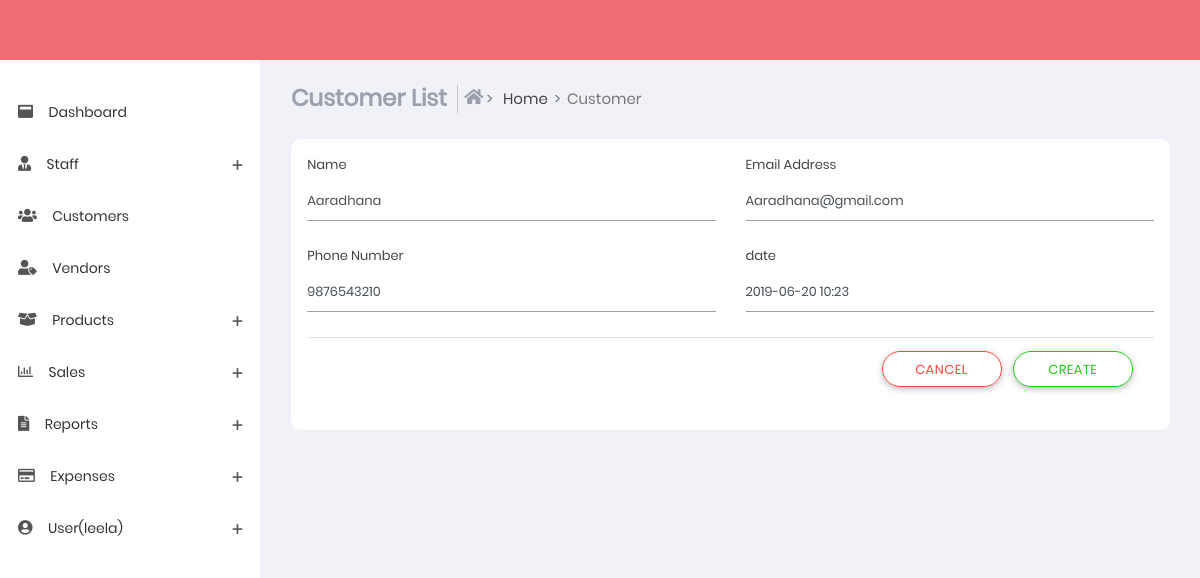
The page /customer_edit/7 (signed in) on the database its author committed.
### sub_part/models.py (models this page shows, shortened)
class customerlists(models.Model):
    name = models.CharField(max_length=100)
    email = models.EmailField()
    phone_number = models.IntegerField()
    date = models.DateTimeField()
    total_sales = models.IntegerField()
    total = models.IntegerField()

### sub_part/views.py (the view)
# urls.py: path('customer_edit/<int:id>',views.customer_edit,name='customer_edit'),
@login_required(login_url='login')
def customer_edit(request,id):
    temp = customerlists.objects.get(id=id)
    return render(request,'customer_edit.html',{'temp':temp,'u':request.user})

### templates/customer_edit.html (shortened to what this page needs)
{% extends 'base.html' %}
{% load static %}
{% block content %}
<section class="content">
    <div class="container-fluid">
        <div class="block-header">
            <div class="row">
                <div class="col-xs-12 col-sm-12 col-md-10 col-lg-10">
                    <ul class="breadcrumb breadcrumb-item ">
                        <li class="breadcrumb-item">
                            <h4 class="page-title">Customer List</h4>
                        </li>
                        <li class="breadcrumb-item bcrumb-1">
                            <a href="index">
                                <i class="fas fa-home"></i> Home</a>
                        </li>
                        <li class="breadcrumb-item active">Customer</li>
                    </ul>
                </div>
            </div>
        </div>
        <div class="card">
            <div class="card-body">
                <form action="/customer_update/{{ temp.id }}" method="POST">
                    <div class="row clearfix">
                        <div class="col-lg-6 col-md-6 col-sm-6 col-xs-6">
                            <label for="name">Name</label>
                            <div class="form-group">
                                <div class="form-line">
                                    <input type="text" name="name" value="{{ temp.name }}" id="name"
                                        class="form-control" placeholder="Enter your Name">
                                </div>
                            </div>
                        </div>
                        <div class="col-lg-6 col-md-6 col-sm-6 col-xs-6">
                            <label for="email_address">Email Address</label>
                            <div class="form-group">
                                <div class="form-line">
                                    <input type="text" name="email" value="{{ temp.email }}" id="email_address1"
                                        class="form-control" placeholder="Enter your email address">
                                </div>
                            </div>
                        </div>
                    </div>
                    <div class="row clearfix">
                        <div class="col-lg-6 col-md-6 col-sm-6 col-xs-6">
                            <label for="email_address">Phone Number</label>
                            <div class="form-group">
                                <div class="form-line">
                                    <input type="text" name="phone_number" value="{{ temp.phone_number }}"
                                        id="email_address1" class="form-control" placeholder="Enter Phone number">
                                </div>
                            </div>
                        </div>
                        <div class="col-lg-6 col-md-6 col-sm-6 col-xs-6">
                            <label for="name">date</label>
                            <div class="form-group">
                                <div class="form-line">
                                    <input type="text" name="date" value="{{ temp.date|date:'Y-m-d H:i' }}" class="form-control date"
                                        placeholder="Ex: YYYY-MM-DD HH:MM">
                                </div>
                            </div>
                        </div>
                    </div>
                    <div class="modal-footer">
                        <div class="button-demo">
                            <a href="../customer.html">
                                <button type="button" class="btn btn-outline-danger btn-border-radius"
                                    data-dismiss="modal">Cancel</button>
                            </a>
                            <button type="submit" class="btn btn-outline-success btn-border-radius">Create</button>
                        </div>
                    </div>
                </form>
            </div>
        </div>
    </div>
</section>
{% endblock %}

### templates/base.html (shortened to what this page needs)
{% load static %}
<!DOCTYPE html>
<html lang="en">
<head>
    <link href="{% static 'css/app.min.css'%}" rel="stylesheet">
    <link href="{% static 'css/style.css'%}" rel="stylesheet" />
    <link href="{% static 'css/styles/all-themes.css'%}" rel="stylesheet" />
</head>
<body class="light fixed">
    <nav class="navbar">
    </nav>
    <div>
        <aside id="leftsidebar" class="sidebar">
            <div class="menu">
                <ul class="list">
                    <li>
                        <a href="index">
                                <i class="fas fa-window-maximize"></i>
                                <span >Dashboard</span>
                        </a>
                    </li>
                    <li>
                        <a href="#" onClick="return false;" class="menu-toggle">
                            <i class="fas fa-user-tie"></i>
                            <span>Staff</span>
                        </a>
                    </li>
                    <li>
                        <a href="customer.html">
                            <i class="fas fa-users"></i>
                            <span>Customers</span>
                        </a>
                    </li>
                    <li>
                        <a href="vendors.html">
                            <i class="fas fa-user-tag"></i>
                            <span>Vendors</span>
                        </a>
                    </li>
                    <li>
                        <a href="#" onClick="return false;" class="menu-toggle">
                            <i class="fas fa-box-open"></i>
                            <span>Products</span>
                        </a>
                    </li>
                    <li>
                        <a href="#" onClick="return false;" class="menu-toggle">
                            <i class="far fa-chart-bar"></i>
                            <span>Sales</span>
                        </a>
                    </li>
                    <li>
                        <a href="#" onClick="return false;" class="menu-toggle">
                            <i class="fas fa-file-alt"></i>
                            <span>Reports</span>
                        </a>
                    </li>
                    <li>
                        <a href="#" onClick="return false;" class="menu-toggle">
                            <i class="far fa-credit-card"></i>
                            <span>Expenses</span>
                        </a>
                    </li>
                    <li>
                        <a href="#" onClick="return false;" class="menu-toggle">
                            <i class="fas fa-user-circle"></i>
                            <span>User({{u.username}})</span>
                        </a>
                    </li>
                </ul>
            </div>
        </aside>
    </div>
    {% block content %}
    {% endblock %}
</body>
</html>

### rows shown on the page
customerlists: name "Aaradhana", email "Aaradhana@gmail.com", phone_number "9876543210", date "2019-06-20 10:23"

### other values the page prints
{{ u.username }} "leela"
